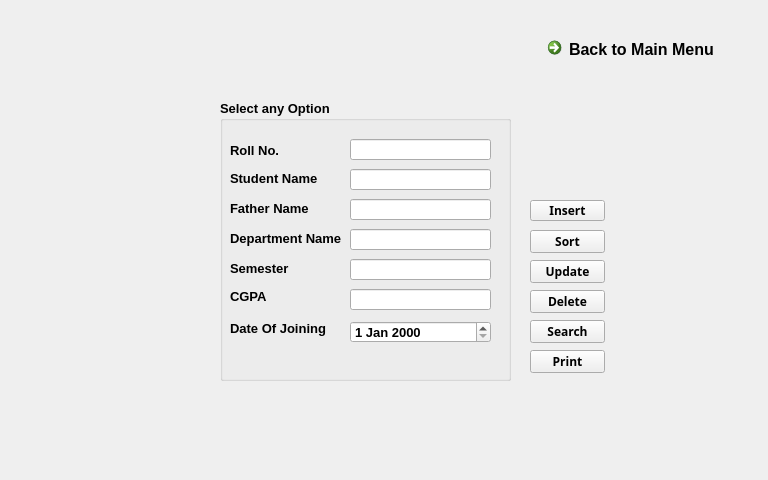
<?xml version="1.0" encoding="UTF-8"?>
<ui version="4.0">
 <class>InsertForm</class>
 <widget class="QWidget" name="InsertForm">
  <property name="geometry">
   <rect>
    <x>0</x>
    <y>0</y>
    <width>768</width>
    <height>480</height>
   </rect>
  </property>
  <property name="windowTitle">
   <string>Crud Operations</string>
  </property>
  <widget class="QLabel" name="label">
   <property name="geometry">
    <rect>
     <x>0</x>
     <y>0</y>
     <width>771</width>
     <height>481</height>
    </rect>
   </property>
   <property name="font">
    <font>
     <pointsize>10</pointsize>
     <weight>75</weight>
     <bold>true</bold>
    </font>
   </property>
   <property name="text">
    <string/>
   </property>
   <property name="pixmap">
    <pixmap resource="resources.qrc">:/Images/black-capped-chickadee-wallpaper-768x480.jpg</pixmap>
   </property>
  </widget>
  <widget class="QGroupBox" name="groupBox">
   <property name="geometry">
    <rect>
     <x>220</x>
     <y>100</y>
     <width>291</width>
     <height>281</height>
    </rect>
   </property>
   <property name="font">
    <font>
     <pointsize>10</pointsize>
     <weight>75</weight>
     <bold>true</bold>
    </font>
   </property>
   <property name="title">
    <string>Select any Option</string>
   </property>
   <widget class="QLineEdit" name="rollNoField">
    <property name="geometry">
     <rect>
      <x>130</x>
      <y>39</y>
      <width>141</width>
      <height>21</height>
     </rect>
    </property>
   </widget>
   <widget class="QLineEdit" name="studentNameField">
    <property name="geometry">
     <rect>
      <x>130</x>
      <y>69</y>
      <width>141</width>
      <height>21</height>
     </rect>
    </property>
   </widget>
   <widget class="QLineEdit" name="fatherNameField">
    <property name="geometry">
     <rect>
      <x>130</x>
      <y>99</y>
      <width>141</width>
      <height>21</height>
     </rect>
    </property>
   </widget>
   <widget class="QLineEdit" name="departmentNameField">
    <property name="geometry">
     <rect>
      <x>130</x>
      <y>129</y>
      <width>141</width>
      <height>21</height>
     </rect>
    </property>
   </widget>
   <widget class="QLabel" name="label_6">
    <property name="geometry">
     <rect>
      <x>10</x>
      <y>40</y>
      <width>51</width>
      <height>20</height>
     </rect>
    </property>
    <property name="text">
     <string>Roll No.</string>
    </property>
   </widget>
   <widget class="QLabel" name="label_7">
    <property name="geometry">
     <rect>
      <x>10</x>
      <y>70</y>
      <width>91</width>
      <height>16</height>
     </rect>
    </property>
    <property name="text">
     <string>Student Name</string>
    </property>
   </widget>
   <widget class="QLabel" name="label_8">
    <property name="geometry">
     <rect>
      <x>10</x>
      <y>100</y>
      <width>81</width>
      <height>16</height>
     </rect>
    </property>
    <property name="text">
     <string>Father Name</string>
    </property>
   </widget>
   <widget class="QLabel" name="label_9">
    <property name="geometry">
     <rect>
      <x>10</x>
      <y>130</y>
      <width>121</width>
      <height>16</height>
     </rect>
    </property>
    <property name="text">
     <string>Department Name</string>
    </property>
   </widget>
   <widget class="QLineEdit" name="semesterField">
    <property name="geometry">
     <rect>
      <x>130</x>
      <y>159</y>
      <width>141</width>
      <height>21</height>
     </rect>
    </property>
   </widget>
   <widget class="QLineEdit" name="gradeField">
    <property name="geometry">
     <rect>
      <x>130</x>
      <y>189</y>
      <width>141</width>
      <height>21</height>
     </rect>
    </property>
   </widget>
   <widget class="QLabel" name="label_10">
    <property name="geometry">
     <rect>
      <x>10</x>
      <y>160</y>
      <width>71</width>
      <height>16</height>
     </rect>
    </property>
    <property name="text">
     <string>Semester</string>
    </property>
   </widget>
   <widget class="QLabel" name="label_11">
    <property name="geometry">
     <rect>
      <x>10</x>
      <y>190</y>
      <width>47</width>
      <height>13</height>
     </rect>
    </property>
    <property name="text">
     <string>CGPA</string>
    </property>
   </widget>
   <widget class="QDateEdit" name="dateField">
    <property name="geometry">
     <rect>
      <x>130</x>
      <y>221</y>
      <width>141</width>
      <height>22</height>
     </rect>
    </property>
   </widget>
   <widget class="QLabel" name="label_2">
    <property name="geometry">
     <rect>
      <x>10</x>
      <y>220</y>
      <width>101</width>
      <height>16</height>
     </rect>
    </property>
    <property name="text">
     <string>Date Of Joining</string>
    </property>
   </widget>
  </widget>
  <widget class="QCommandLinkButton" name="commandLinkButton">
   <property name="geometry">
    <rect>
     <x>540</x>
     <y>30</y>
     <width>191</width>
     <height>41</height>
    </rect>
   </property>
   <property name="font">
    <font>
     <family>Segoe UI</family>
     <pointsize>12</pointsize>
     <weight>75</weight>
     <bold>true</bold>
    </font>
   </property>
   <property name="text">
    <string>Back to Main Menu</string>
   </property>
  </widget>
  <widget class="QPushButton" name="pushButton_2">
   <property name="geometry">
    <rect>
     <x>530</x>
     <y>260</y>
     <width>75</width>
     <height>23</height>
    </rect>
   </property>
   <property name="font">
    <font>
     <family>Papyrus</family>
     <pointsize>9</pointsize>
     <weight>75</weight>
     <bold>true</bold>
    </font>
   </property>
   <property name="text">
    <string>Update</string>
   </property>
  </widget>
  <widget class="QPushButton" name="pushButton_3">
   <property name="geometry">
    <rect>
     <x>530</x>
     <y>290</y>
     <width>75</width>
     <height>23</height>
    </rect>
   </property>
   <property name="font">
    <font>
     <family>Papyrus</family>
     <pointsize>9</pointsize>
     <weight>75</weight>
     <bold>true</bold>
    </font>
   </property>
   <property name="text">
    <string>Delete</string>
   </property>
  </widget>
  <widget class="QPushButton" name="pushButton_4">
   <property name="geometry">
    <rect>
     <x>530</x>
     <y>320</y>
     <width>75</width>
     <height>23</height>
    </rect>
   </property>
   <property name="font">
    <font>
     <family>Papyrus</family>
     <pointsize>9</pointsize>
     <weight>75</weight>
     <italic>false</italic>
     <bold>true</bold>
    </font>
   </property>
   <property name="text">
    <string>Search</string>
   </property>
  </widget>
  <widget class="QPushButton" name="pushButton_5">
   <property name="geometry">
    <rect>
     <x>530</x>
     <y>350</y>
     <width>75</width>
     <height>23</height>
    </rect>
   </property>
   <property name="font">
    <font>
     <family>Papyrus</family>
     <pointsize>9</pointsize>
     <weight>75</weight>
     <italic>false</italic>
     <bold>true</bold>
    </font>
   </property>
   <property name="text">
    <string>Print</string>
   </property>
  </widget>
  <widget class="QPushButton" name="pushButton">
   <property name="geometry">
    <rect>
     <x>530</x>
     <y>200</y>
     <width>75</width>
     <height>21</height>
    </rect>
   </property>
   <property name="font">
    <font>
     <family>Papyrus</family>
     <pointsize>9</pointsize>
     <weight>75</weight>
     <bold>true</bold>
    </font>
   </property>
   <property name="text">
    <string>Insert</string>
   </property>
  </widget>
  <widget class="QPushButton" name="pushButton_6">
   <property name="geometry">
    <rect>
     <x>530</x>
     <y>230</y>
     <width>75</width>
     <height>23</height>
    </rect>
   </property>
   <property name="font">
    <font>
     <family>Papyrus</family>
     <pointsize>9</pointsize>
     <weight>75</weight>
     <italic>false</italic>
     <bold>true</bold>
    </font>
   </property>
   <property name="text">
    <string>Sort</string>
   </property>
  </widget>
 </widget>
 <resources>
  <include location="resources.qrc"/>
 </resources>
 <connections/>
</ui>
